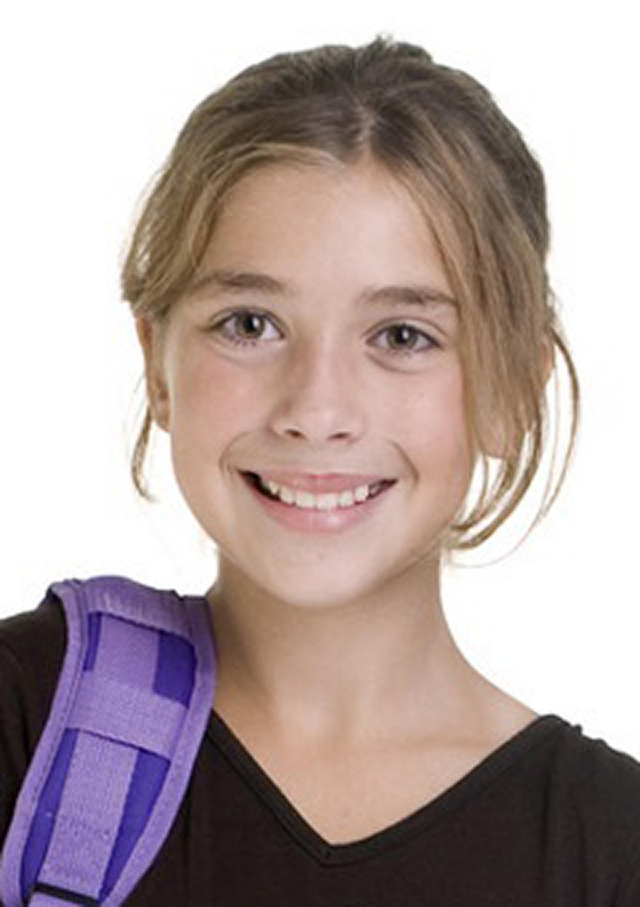
#> input picture Data Science/PythonImagingLibrary/student.jpg, 1920 x 2720 px (shown at 1/3 size)
$ python earthEyes.py
#> lines starting #> are read from the running program, lines starting #| are printed output that depends on the picture
'''earthEyes demonstrates PIL.Image.paste()
'''

import PIL
import matplotlib.pyplot as plt
import os.path

# Open the files in the same directory as the Python script
directory = os.path.dirname(os.path.abspath(__file__))
student_file = os.path.join(directory, 'student.jpg')

# Open and show the student image in a new Figure window
student_img = PIL.Image.open(student_file)
#> student_img is the input picture: PIL image 1920x2720 RGB; mean R, G, B 178.1, 162.4, 160.9
fig, axes = plt.subplots(1, 2)
axes[0].imshow(student_img, interpolation='none')

# Display student in second axes and set window to the right eye
axes[1].imshow(student_img, interpolation='none')
axes[1].set_xticks(range(1050, 1410, 100))
axes[1].set_xlim(1050, 1400) #coordinates measured in plt, and tried in iPython
axes[1].set_ylim(1100, 850)
#fig.show()

# Open, resize, and display earth
earth_file = os.path.join(directory, 'earth.png')
earth_img = PIL.Image.open(earth_file)
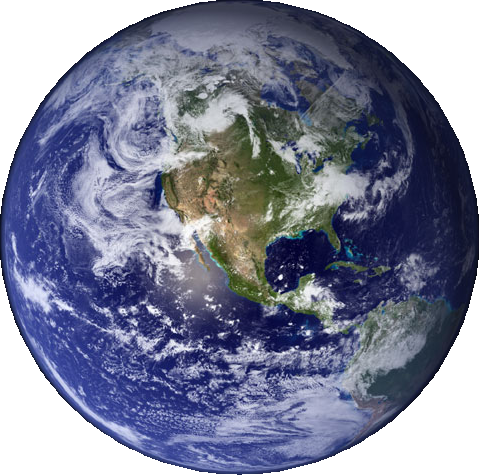
#> input picture Data Science/PythonImagingLibrary/earth.png, 479 x 475 px
#> earth_img is the input picture: PIL image 479x475 RGBA; mean R, G, B, A 70.1, 74.4, 97.4, 200.8
earth_small = earth_img.resize((89, 87)) #eye width and height measured in plt
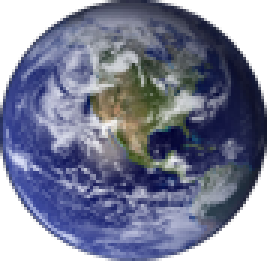
#> earth_small: PIL image 89x87 RGBA (shown 3 times larger); mean R, G, B, A 70.5, 74.9, 98.4, 200.8; transparent parts drawn white
fig2, axes2 = plt.subplots(1, 2)
axes2[0].imshow(earth_img)
axes2[1].imshow(earth_small)
#fig2.show()

# Paste earth into right eye and display
# Uses alpha from mask
student_img.paste(earth_small, (1162, 966), mask=earth_small)

# Display
fig3, axes3 = plt.subplots(1, 2)
axes3[0].imshow(student_img, interpolation='none')
axes3[1].imshow(student_img, interpolation='none')
axes3[1].set_xlim(500, 1500)
axes3[1].set_ylim(1130, 850)
#fig3.show()

print(earth_img.size)      # earth image size
#| (479, 475)
print(earth_small.size)    # earth_small size
#| (89, 87)
print(earth_img.size[1])   # width of earth image
#| 475

student_img_2 = PIL.Image.open(student_file)
earth_small_2 = earth_img.resize((75, 84))
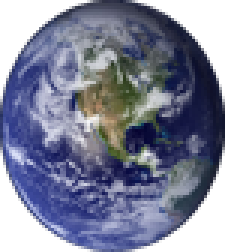
#> earth_small_2: PIL image 75x84 RGBA (shown 3 times larger); mean R, G, B, A 70.5, 74.9, 98.5, 200.8; transparent parts drawn white
student_img_2.paste(earth_small_2, (708, 940))
fig4, axes4 = plt.subplots(1, 2)
axes4[0].imshow(student_img_2, interpolation='none')
axes4[1].imshow(student_img_2, interpolation='none')
axes4[1].set_xlim(500, 1500)
axes4[1].set_ylim(1130, 850)

plt.show()
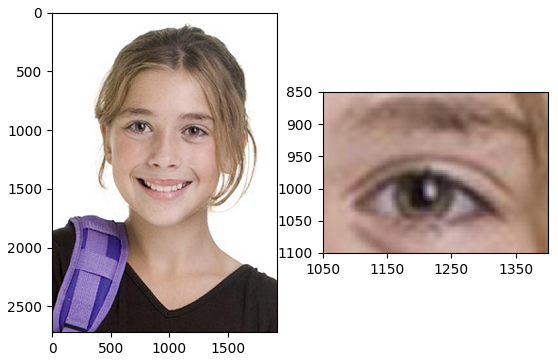
#> figure drawn by matplotlib, 2 panels
